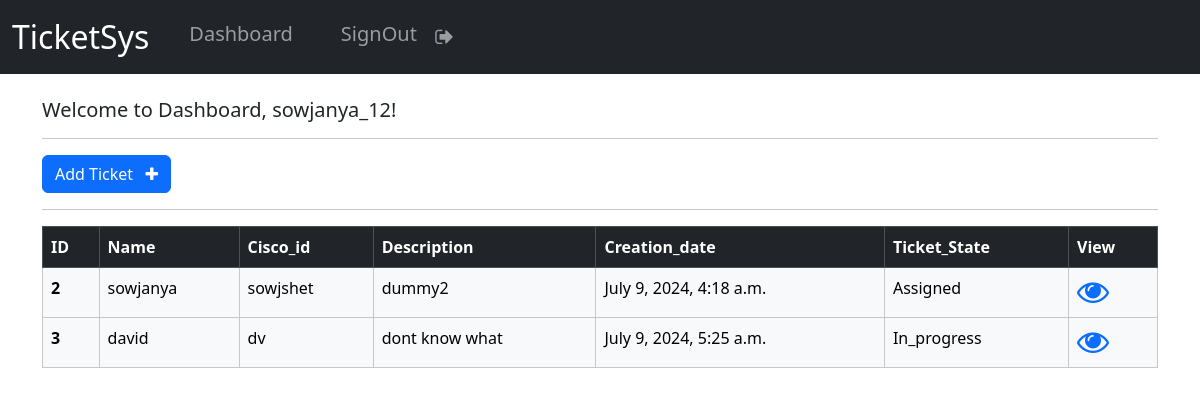
The app's page /dashboard (signed in), older data.
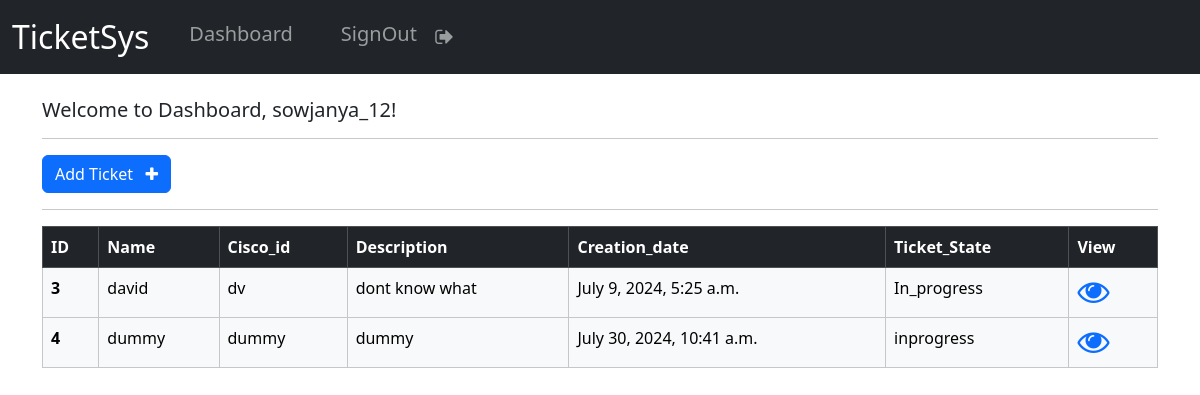
The same page, newer data.
### app/models.py (models this page shows, shortened)
class Tickets(models.Model):
    creation_date=models.DateTimeField(auto_now_add=True)
    Name=models.CharField(max_length=50)
    Cisco_id=models.CharField(max_length=50)
    Ticket_description=models.CharField(max_length=200)
    OS_type=models.CharField(max_length=10)
    Tool=models.CharField(max_length=10)
    Ticket_State=models.CharField(max_length=50)

### app/views.py (the view)
# urls.py: path("dashboard",views.dashboard,name="dashboard"),
@login_required(login_url="login")
def dashboard(request):
    my_records=Tickets.objects.all()
    context={'records':my_records}
    return render(request,"dashboard.html",context)

### templates/dashboard.html
{% extends "base.html" %}
{% block body %}
<br>
<div class="container">
<h5>Welcome to Dashboard, {{user}}!</h5>
<hr>
<a class="btn btn-primary" href="{% url 'createrecord' %}" role="button">Add Ticket &nbsp; <i class="fa fa-plus" aria-hidden="true"></i></a>
<hr>
<table class="table table-hover table-bordered">
    <thead class="table-dark">
      <tr>
        <th scope="col">ID</th>
        <th scope="col">Name</th>
        <th scope="col">Cisco_id</th>
        <th scope="col">Description</th>
        <th scope="col">Creation_date</th>
        <th scope="col">Ticket_State</th>
        <th scope="col">View</th>
      </tr>
    </thead>
    <tbody class="table-light">
        {% for record in records %}
      <tr>
        <th scope="row">{{record.id}}</th>
        <td>{{record.Name}}</td>
        <td>{{record.Cisco_id}}</td>
        <td>{{record.Ticket_description}}</td>
        <td>{{record.creation_date}}</td>
        <td>{{record.Ticket_State}}</td>
        <td><a href="{% url 'viewrecord' record.id %}"><i class="fa fa-eye fa-2x" aria-hidden="true"></i> </a></td>
      </tr>
      {% endfor %}
    </tbody>
  </table>
</div>
{% endblock body%}

### templates/base.html (shortened to what this page needs)
{% load static %}
<!doctype html>
<html lang="en">
  <head>
    <link rel="stylesheet" href="https://cdnjs.cloudflare.com/ajax/libs/font-awesome/4.7.0/css/font-awesome.min.css">
    <link rel="stylesheet" type="text/css" href="{% static 'styles.css' %}">
    <link href="https://cdn.jsdelivr.net/npm/bootstrap@5.3.3/dist/css/bootstrap.min.css" rel="stylesheet">
  </head>
  <body>
    <nav class="navbar navbar-expand-lg navbar-dark bg-dark">
        <div class="container-fluid">
          <a class="navbar-brand fs-2" href="#">TicketSys</a>
          <div class="collapse navbar-collapse" id="navbarSupportedContent">
            <ul class="navbar-nav me-auto mb-2 mb-lg-0">
              {% if user.is_authenticated %}
              <li class="nav-item mx-3 fs-5">
                <a class="nav-link" href="{% url 'dashboard' %}">Dashboard</a>
              </li>
              <li class="nav-item mx-3 fs-5">
                <a class="nav-link d-flex" href="{% url 'logout' %}">SignOut &nbsp; <i class="fa fa-sign-out fa-fw p-2" aria-hidden="true"></i></a>
              </li>
              {% endif %}
            </ul>
          </div>
        </div>
      </nav>
   {% block body %}
   {% endblock body %}
  </body>
</html>

Row changes from the older to the newer data that the page shows:
removed Tickets: id "2", Name "sowjanya", Cisco_id "sowjshet", Ticket_description "dummy2", creation_date "July 9, 2024, 4:18 a.m.", Ticket_State "Assigned"
added Tickets: id "4", Name "dummy", Cisco_id "dummy", Ticket_description "dummy", creation_date "July 30, 2024, 10:41 a.m.", Ticket_State "inprogress"
